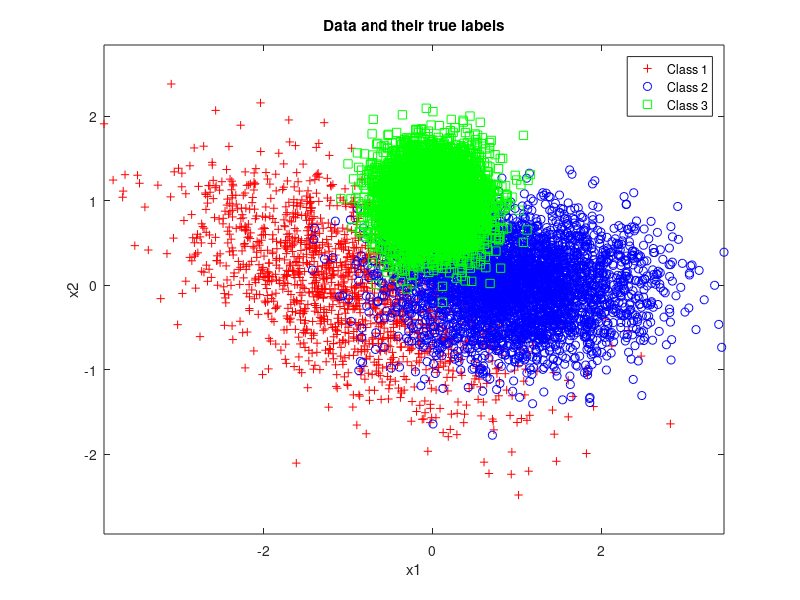

Write the MATLAB code that produced this figure. (Note: this script raises an error after producing the figure.)
%YuQi
%NUid:001304349
%qi.yu1@husky.neu.edu
clear all;
m(:,1) = [-1;0]; Sigma(:,:,1) = 0.1*[10 -4;-4,5]; % mean and covariance of data pdf conditioned on label 1
m(:,2) = [1;0]; Sigma(:,:,2) = 0.1*[5 0;0,2]; % mean and covariance of data pdf conditioned on label 2
m(:,3) = [0;1]; Sigma(:,:,3) = 0.1*eye(2); % mean and covariance of data pdf conditioned on label 3
classPriors = [0.15,0.35,0.5];
thr = [0,cumsum(classPriors)];
N = 10000; u = rand(1,N); L = zeros(1,N); x = zeros(2,N); data = zeros(4,N);% store data
%figure(1),clf, colorList = 'rbg';
for l = 1:3
    indices = find(thr(l)<=u & u<thr(l+1)); % if u happens to be precisely 1, that sample will get omitted - needs to be fixed
    L(1,indices) = l*ones(1,length(indices));
    x(:,indices) = mvnrnd(m(:,l),Sigma(:,:,l),length(indices))';
    %figure(1), plot(x(1,indices),x(2,indices),'.','MarkerFaceColor',colorList(l)); axis equal, hold on,
end

data = [L;x];% my favorite data format
% the 1st line are true labels
% the 2nd line are x1
% the 3rd line are x2
% the 4th line are decision labels

class1 = data(:,find(data(1,:)==1));% each class
class2 = data(:,find(data(1,:)==2));
class3 = data(:,find(data(1,:)==3));
cnt(1,1) = length(class1);% actual number of each class
cnt(1,2) = length(class2);
cnt(1,3) = length(class3);

figure(1);
plot(class1(2,:),class1(3,:),'+r');% plot each class
hold on;
plot(class2(2,:),class2(3,:),'ob');
hold on;
plot(class3(2,:),class3(3,:),'sg');
hold on;
axis equal;
legend('Class 1','Class 2','Class 3'), 
title('Data and their true labels'),
xlabel('x1'), ylabel('x2'), 

de1 = evalGaussian(data(2:3,:),m(:,1),Sigma(:,:,1)) *classPriors(1);% ready to make decision
de2 = evalGaussian(data(2:3,:),m(:,2),Sigma(:,:,2)) *classPriors(2);
de3 = evalGaussian(data(2:3,:),m(:,3),Sigma(:,:,3)) *classPriors(3);

for i = 1:N% add decision label
    demax = de1(i);% find which map is largest
    tmpindex = 1;
    if(de2(i)>demax)
        demax = de2(i);
        tmpindex = 2;
    end
    if(de3(i)>demax)
        demax = de3(i);
        tmpindex = 3;
    end
    data(4,i) = tmpindex;
end

class1true = data(:,find(data(1,:)==1 & data(4,:)==data(1,:)));% calculate true-false of each class
class1false = data(:,find(data(1,:)==1 & data(4,:)~=data(1,:)));
class2true = data(:,find(data(1,:)==2 & data(4,:)==data(1,:)));
class2false = data(:,find(data(1,:)==2 & data(4,:)~=data(1,:)));
class3true = data(:,find(data(1,:)==3 & data(4,:)==data(1,:)));
class3false = data(:,find(data(1,:)==3 & data(4,:)~=data(1,:)));

figure(2);% plot true-false of each class
plot(class1false(2,:),class1false(3,:),'+r');
hold on;
plot(class1true(2,:),class1true(3,:),'+g');
hold on;
plot(class2false(2,:),class2false(3,:),'or');
hold on;
plot(class2true(2,:),class2true(3,:),'og');
hold on;
plot(class3false(2,:),class3false(3,:),'sr');
hold on;
plot(class3true(2,:),class3true(3,:),'sg');
hold on;
axis equal;
legend('Correct decisions for data from Class 1','Wrong decisions for data from Class 1','Correct decisions for data from Class 2','Wrong decisions for data from Class 2','Correct decisions for data from Class 3','Wrong decisions for data from Class 3','location','southwest'), 
title('Data and their classifier decisions versus true labels'),
xlabel('x1'), ylabel('x2'),

errcnt(1,1)= length(class1false);% error count of each class
errcnt(1,2)= length(class2false);
errcnt(1,3)= length(class3false);
perr = sum(errcnt(1,:))/N;% p error
r = data(4,:);% my decision labels
c = data(1,:);% true labels

% print the answers
fprintf('actual sample of each class: %d  %d  %d\n',cnt);
fprintf('each misclassified: %d  %d  %d\n',errcnt);
fprintf('total misclassified: %d\n',sum(errcnt));
fprintf('P(error): %d\n',perr);

%confusion matrix
%                           true            decision
cm11 = length(data(:,find(data(1,:)==1 & data(4,:)==1)));
cm12 = length(data(:,find(data(1,:)==2 & data(4,:)==1)));
cm13 = length(data(:,find(data(1,:)==3 & data(4,:)==1)));
cm21 = length(data(:,find(data(1,:)==1 & data(4,:)==2)));
cm22 = length(data(:,find(data(1,:)==2 & data(4,:)==2)));
cm23 = length(data(:,find(data(1,:)==3 & data(4,:)==2)));
cm31 = length(data(:,find(data(1,:)==1 & data(4,:)==3)));
cm32 = length(data(:,find(data(1,:)==2 & data(4,:)==3)));
cm33 = length(data(:,find(data(1,:)==3 & data(4,:)==3)));
cm = [cm11,cm12,cm13;cm21,cm22,cm23;cm31,cm32,cm33]

function g = evalGaussian(x,mu,Sigma)
% Evaluates the Gaussian pdf N(mu,Sigma) at each coumn of X
[n,N] = size(x);
C = ((2*pi)^n * det(Sigma))^(-1/2);
E = -0.5*sum((x-repmat(mu,1,N)).*(inv(Sigma)*(x-repmat(mu,1,N))),1);
g = C*exp(E);
end